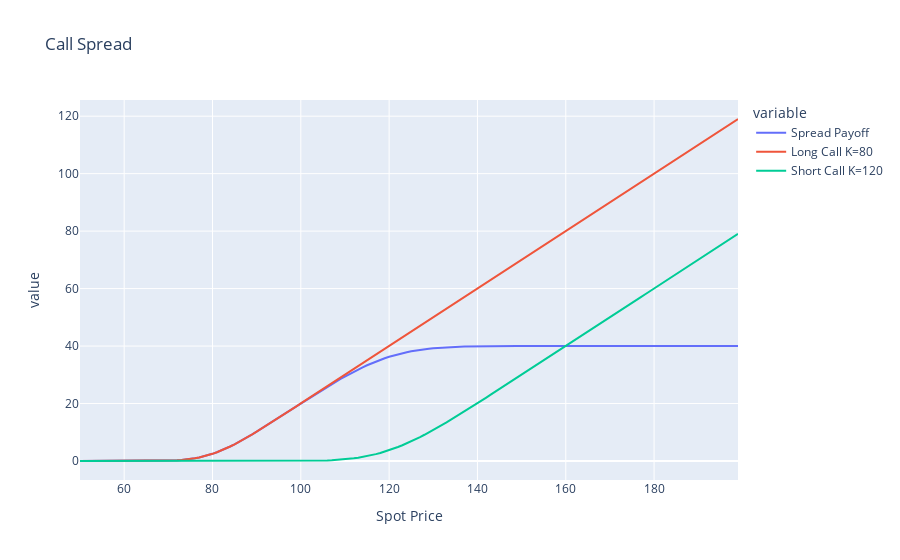

Source (notebook cell):
### Code cell
"""IV - Call Spread"""
K_1 = 80
K_2= 120
T=60/252
sigma=0.16
r=0.1/100

list_long_call =[]
list_short_call = []
payoff_long_call=[]
payoff_short_call=[]
spot = []
list_delta_long_call =[]
list_delta_short_call =[]
list_gamma_long_call =[]
list_gamma_short_call =[]
list_vega_long_call=[]
list_vega_short_call =[]
list_theta_long_call =[]
list_theta_short_call=[]
Spread_Payoff=[]
Spread_Delta=[]
Spread_Gamma=[]
Spread_Vega=[]
Spread_Theta=[]

for S in range(50,200):
    spot.append(S)
    list_long_call.append(black_scholes(S, K_1, T, r, sigma, option_type='call')[0])
    list_short_call.append(black_scholes(S, K_2, T, r, sigma, option_type='call')[0])
    Spread_Payoff.append((black_scholes(S, K_1, T, r, sigma, option_type='call')[0])-(black_scholes(S, K_2, T, r, sigma, option_type='call')[0]))
    list_delta_long_call.append(black_scholes(S, K_1, T, r, sigma, option_type='call')[1])
    list_delta_short_call.append(black_scholes(S, K_2, T, r, sigma, option_type='call')[1])
    Spread_Delta.append((black_scholes(S, K_1, T, r, sigma, option_type='call')[1])-(black_scholes(S, K_2, T, r, sigma, option_type='call')[1]))
    list_gamma_long_call.append(black_scholes(S, K_1, T, r, sigma, option_type='call')[2])
    list_gamma_short_call.append(black_scholes(S, K_2, T, r, sigma, option_type='call')[2])
    Spread_Gamma.append((black_scholes(S, K_1, T, r, sigma, option_type='call')[2])-(black_scholes(S, K_2, T, r, sigma, option_type='call')[2]))
    list_vega_long_call.append(black_scholes(S, K_1, T, r, sigma, option_type='call')[3])
    list_vega_short_call.append(black_scholes(S, K_2, T, r, sigma, option_type='call')[3])
    Spread_Vega.append((black_scholes(S, K_1, T, r, sigma, option_type='call')[3])-(black_scholes(S, K_2, T, r, sigma, option_type='call')[3]))
    list_theta_long_call.append(black_scholes(S, K_1, T, r, sigma, option_type='call')[4])
    list_theta_short_call.append(black_scholes(S, K_2, T, r, sigma, option_type='call')[4])
    Spread_Theta.append((black_scholes(S, K_1, T, r, sigma, option_type='call')[4])-(black_scholes(S, K_2, T, r, sigma, option_type='call')[4]))

df=pd.DataFrame({"Spread Payoff":Spread_Payoff, "Long Call K=80":list_long_call, "Short Call K=120":list_short_call, "Spot Price":spot})
df.set_index("Spot Price", inplace = True)
px.line(df, title='Call Spread')

### Figure 1 — Plotly figure (JSON) as saved in the notebook; plotly's stock layout.template omitted (floating-point values rounded to 4 significant figures; data arrays with more than 128 entries replaced by an {"elided": "..."} marker saying what was removed)
{"data": [{"hovertemplate": "variable=Spread Payoff<br>Spot Price=%{x}<br>value=%{y}<extra></extra>", "legendgroup": "Spread Payoff", "line": {"color": "#636efa", "dash": "solid"}, "marker": {"symbol": "circle"}, "mode": "lines", "name": "Spread Payoff", "orientation": "v", "showlegend": true, "type": "scatter", "x": {"elided": "150 int values"}, "xaxis": "x", "y": {"elided": "150 float values"}, "yaxis": "y"}, {"hovertemplate": "variable=Long Call K=80<br>Spot Price=%{x}<br>value=%{y}<extra></extra>", "legendgroup": "Long Call K=80", "line": {"color": "#EF553B", "dash": "solid"}, "marker": {"symbol": "circle"}, "mode": "lines", "name": "Long Call K=80", "orientation": "v", "showlegend": true, "type": "scatter", "x": {"elided": "150 int values"}, "xaxis": "x", "y": {"elided": "150 float values"}, "yaxis": "y"}, {"hovertemplate": "variable=Short Call K=120<br>Spot Price=%{x}<br>value=%{y}<extra></extra>", "legendgroup": "Short Call K=120", "line": {"color": "#00cc96", "dash": "solid"}, "marker": {"symbol": "circle"}, "mode": "lines", "name": "Short Call K=120", "orientation": "v", "showlegend": true, "type": "scatter", "x": {"elided": "150 int values"}, "xaxis": "x", "y": {"elided": "150 float values"}, "yaxis": "y"}], "layout": {"legend": {"title": {"text": "variable"}, "tracegroupgap": 0}, "title": {"text": "Call Spread"}, "xaxis": {"anchor": "y", "domain": [0, 1], "title": {"text": "Spot Price"}}, "yaxis": {"anchor": "x", "domain": [0, 1], "title": {"text": "value"}}}}
